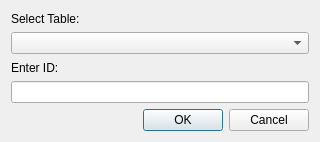
<?xml version="1.0" encoding="UTF-8"?>
<ui version="4.0">
 <class>RemoveObjectDialog</class>
 <widget class="QDialog" name="RemoveObjectDialog">
  <property name="geometry">
   <rect>
    <x>0</x>
    <y>0</y>
    <width>320</width>
    <height>142</height>
   </rect>
  </property>
  <property name="minimumSize">
   <size>
    <width>320</width>
    <height>142</height>
   </size>
  </property>
  <property name="maximumSize">
   <size>
    <width>320</width>
    <height>142</height>
   </size>
  </property>
  <property name="windowTitle">
   <string>Remove Object</string>
  </property>
  <layout class="QVBoxLayout" name="verticalLayout">
   <item>
    <widget class="QLabel" name="tableLabel">
     <property name="text">
      <string>Select Table:</string>
     </property>
    </widget>
   </item>
   <item>
    <widget class="QComboBox" name="tableComboBox"/>
   </item>
   <item>
    <widget class="QLabel" name="IDLabel">
     <property name="text">
      <string>Enter ID:</string>
     </property>
    </widget>
   </item>
   <item>
    <widget class="QLineEdit" name="IDEdit"/>
   </item>
   <item>
    <widget class="QDialogButtonBox" name="buttonBox">
     <property name="standardButtons">
      <set>QDialogButtonBox::Cancel|QDialogButtonBox::Ok</set>
     </property>
    </widget>
   </item>
  </layout>
 </widget>
 <resources/>
 <connections>
  <connection>
   <sender>buttonBox</sender>
   <signal>accepted()</signal>
   <receiver>RemoveObjectDialog</receiver>
   <slot>accept()</slot>
   <hints>
    <hint type="sourcelabel">
     <x>188</x>
     <y>115</y>
    </hint>
    <hint type="destinationlabel">
     <x>177</x>
     <y>5</y>
    </hint>
   </hints>
  </connection>
  <connection>
   <sender>buttonBox</sender>
   <signal>rejected()</signal>
   <receiver>RemoveObjectDialog</receiver>
   <slot>hide()</slot>
   <hints>
    <hint type="sourcelabel">
     <x>253</x>
     <y>125</y>
    </hint>
    <hint type="destinationlabel">
     <x>242</x>
     <y>5</y>
    </hint>
   </hints>
  </connection>
 </connections>
</ui>
